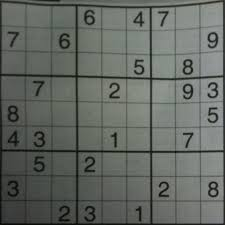
#> input picture p0619/08.Adaptive_Threshold/08_img.jpg, 225 x 225 px
$ python 08_adaptiveThreshold.py
#> lines starting #> are read from the running program, lines starting #| are printed output that depends on the picture; after the words box and inside, x2 and y2 are one past the last pixel; in counts of white or black regions, pixels touching at a corner belong together
import cv2
import numpy as np
from matplotlib import pyplot as plt

img = cv2.imread('08_img.jpg', 0)
#> img: shape (225, 225); min 0, max 162, mean 102.1
# img = cv2.medianBlur(img,5)

ret, th1 = cv2.threshold(img, 127, 255, cv2.THRESH_BINARY)
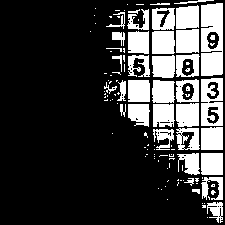
#> th1: shape (225, 225); 23.5% white; 114 white regions (77 under 20 px), largest, box (x1, y1, x2, y2) and area: (201, 3, 223, 76) 1379, (201, 78, 223, 126) 799, (176, 29, 199, 53) 531

th2 = cv2.adaptiveThreshold(img, 255, cv2.ADAPTIVE_THRESH_MEAN_C, \
                            cv2.THRESH_BINARY, 15, 2)
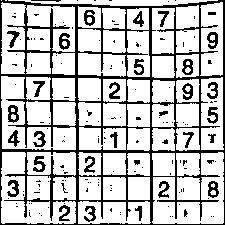
#> th2: shape (225, 225); 76.7% white; black in thin lines or dots
th3 = cv2.adaptiveThreshold(img, 255, cv2.ADAPTIVE_THRESH_GAUSSIAN_C, \
                            cv2.THRESH_BINARY, 15, 2)
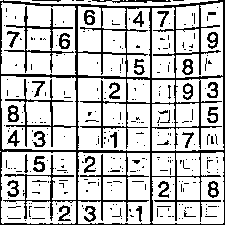
#> th3: shape (225, 225); 77% white; black in thin lines or dots

titles = ['Original', 'Global', 'Mean', 'Gaussian']

images = [img, th1, th2, th3]

for i in range(4):
    plt.subplot(2, 2, i + 1), plt.imshow(images[i], 'gray')
    plt.title(titles[i])
    plt.xticks([]), plt.yticks([])

plt.show()
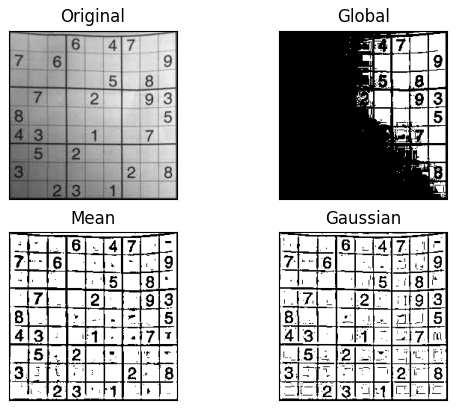
#> figure drawn by matplotlib, 4 panels
